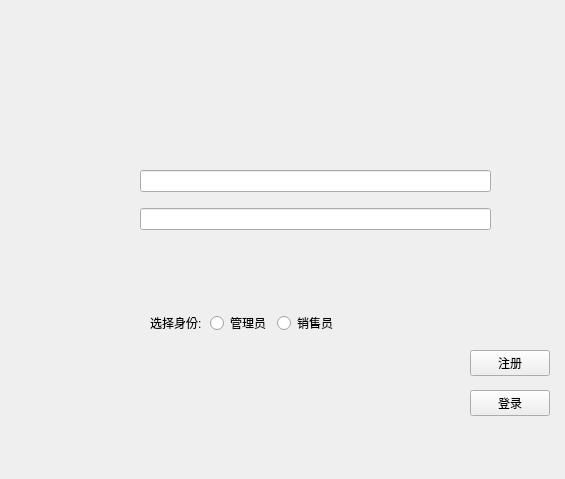
<?xml version="1.0" encoding="UTF-8"?>
<ui version="4.0">
 <class>LoadView</class>
 <widget class="QWidget" name="LoadView">
  <property name="geometry">
   <rect>
    <x>0</x>
    <y>0</y>
    <width>565</width>
    <height>479</height>
   </rect>
  </property>
  <property name="windowTitle">
   <string>Form</string>
  </property>
  <widget class="QLabel" name="label_5">
   <property name="geometry">
    <rect>
     <x>0</x>
     <y>0</y>
     <width>571</width>
     <height>481</height>
    </rect>
   </property>
   <property name="text">
    <string/>
   </property>
   <property name="pixmap">
    <pixmap>../build-ShopMangerSystem-unknown-Debug/pic/background.jpeg</pixmap>
   </property>
   <property name="scaledContents">
    <bool>true</bool>
   </property>
  </widget>
  <widget class="QPushButton" name="pushButton_2">
   <property name="geometry">
    <rect>
     <x>470</x>
     <y>350</y>
     <width>80</width>
     <height>26</height>
    </rect>
   </property>
   <property name="text">
    <string>注册</string>
   </property>
  </widget>
  <widget class="QWidget" name="layoutWidget">
   <property name="geometry">
    <rect>
     <x>150</x>
     <y>310</y>
     <width>188</width>
     <height>26</height>
    </rect>
   </property>
   <layout class="QHBoxLayout" name="horizontalLayout">
    <item>
     <widget class="QLabel" name="label_4">
      <property name="text">
       <string>选择身份:</string>
      </property>
     </widget>
    </item>
    <item>
     <widget class="QRadioButton" name="radioButton_charger">
      <property name="text">
       <string>管理员</string>
      </property>
     </widget>
    </item>
    <item>
     <widget class="QRadioButton" name="radioButton_solder">
      <property name="text">
       <string>销售员</string>
      </property>
     </widget>
    </item>
   </layout>
  </widget>
  <widget class="QPushButton" name="pushButton">
   <property name="geometry">
    <rect>
     <x>470</x>
     <y>390</y>
     <width>80</width>
     <height>26</height>
    </rect>
   </property>
   <property name="text">
    <string>登录</string>
   </property>
  </widget>
  <widget class="QLabel" name="label_3">
   <property name="geometry">
    <rect>
     <x>230</x>
     <y>30</y>
     <width>171</width>
     <height>51</height>
    </rect>
   </property>
   <property name="text">
    <string/>
   </property>
   <property name="pixmap">
    <pixmap>../build-ShopMangerSystem-unknown-Debug/pic/chargetitle.png</pixmap>
   </property>
   <property name="scaledContents">
    <bool>true</bool>
   </property>
  </widget>
  <widget class="QLabel" name="label">
   <property name="geometry">
    <rect>
     <x>50</x>
     <y>160</y>
     <width>81</width>
     <height>41</height>
    </rect>
   </property>
   <property name="text">
    <string/>
   </property>
   <property name="pixmap">
    <pixmap>../build-ShopMangerSystem-unknown-Debug/pic/username.png</pixmap>
   </property>
   <property name="scaledContents">
    <bool>true</bool>
   </property>
  </widget>
  <widget class="QLabel" name="label_2">
   <property name="geometry">
    <rect>
     <x>50</x>
     <y>200</y>
     <width>81</width>
     <height>41</height>
    </rect>
   </property>
   <property name="text">
    <string/>
   </property>
   <property name="pixmap">
    <pixmap>../build-ShopMangerSystem-unknown-Debug/pic/password.png</pixmap>
   </property>
   <property name="scaledContents">
    <bool>true</bool>
   </property>
  </widget>
  <widget class="QWidget" name="layoutWidget">
   <property name="geometry">
    <rect>
     <x>140</x>
     <y>160</y>
     <width>351</width>
     <height>81</height>
    </rect>
   </property>
   <layout class="QVBoxLayout" name="verticalLayout">
    <item>
     <widget class="QLineEdit" name="lineEdit_count">
      <property name="text">
       <string/>
      </property>
     </widget>
    </item>
    <item>
     <widget class="QLineEdit" name="lineEdit_password">
      <property name="text">
       <string/>
      </property>
     </widget>
    </item>
   </layout>
  </widget>
 </widget>
 <resources/>
 <connections/>
</ui>
